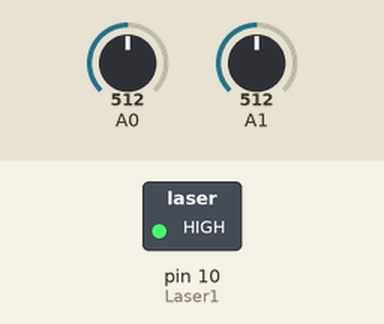
Simulated run of this sketch. Board: Arduino Uno, built with avr-gcc and run on an emulated ATmega328P. Parts: switched loads named in the sketch (green lamp = pin HIGH). Inputs (shaded band) come from the test bench; at power-on: A0 = 512, A1 = 512. What the sketch prints to the serial monitor is not drawn.

Above: at 0.1 s.
Timing chart, 0 to 1.6 s (numbered marks = the images above):
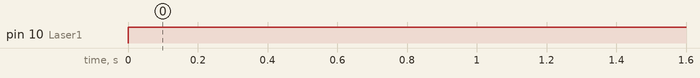

The sketch:

Lichtschranke_test.ino
```cpp
int sensorWert = 0;
int sensorWert1 = 0;
int Laser1 = 10;
void setup() {
  // put your setup code here, to run once:
Serial.begin(9600);
pinMode(Laser1, OUTPUT);
}

void loop() {
  // put your main code here, to run repeatedly:
sensorWert = analogRead(A0);
sensorWert1 = analogRead(A1);
Serial.println(sensorWert);
Serial.println(sensorWert1);
analogWrite(Laser1, 255);
if( sensorWert < 830 || sensorWert > 970){
Serial.println("Alarm");
Serial.println(sensorWert);
}
}
```

Measured:
- by itself, pin 10 (Laser1): LOW → HIGH at 0.00 s
